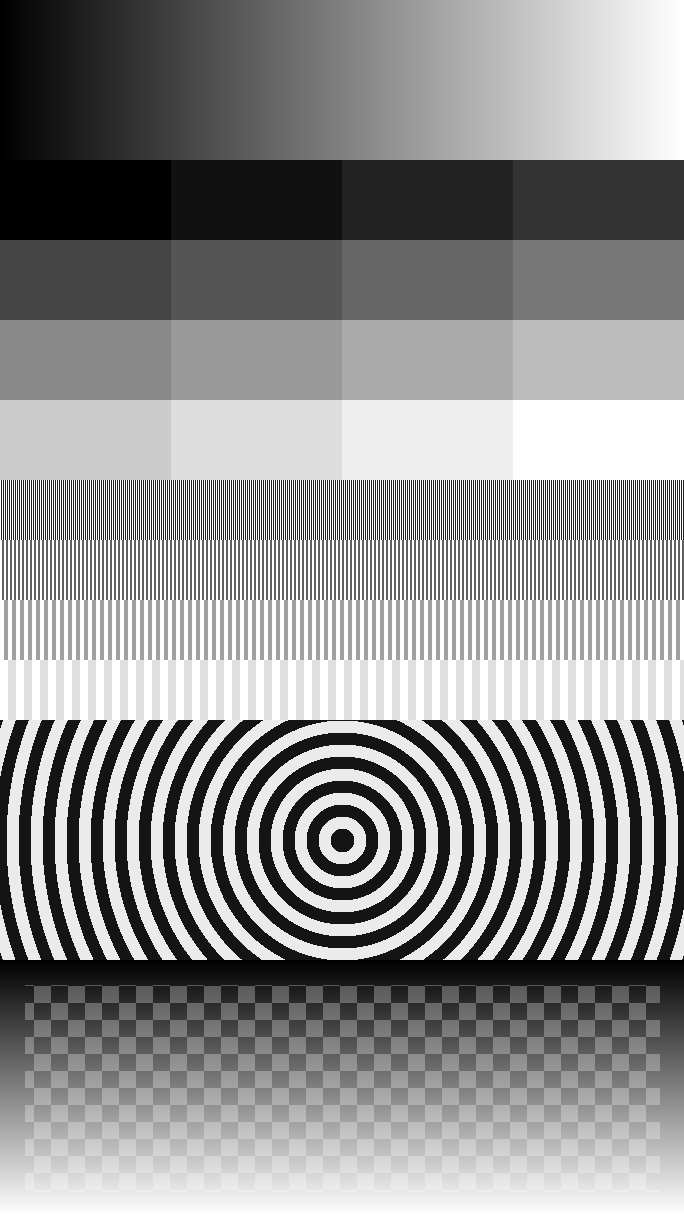
#> input picture main/assets/display-test.png, 684 x 1216 px, given in place of kimiko-logo.png, which was not available
$ python builtin_image_host_test.py
#> lines starting #> are read from the running program, lines starting #| are printed output that depends on the picture
#> further down, source is the input picture: PIL image 684x1216 L; min 0, max 255, mean 142.9
#> in outputs, `lock = Image.new("L", SCREEN, 255)`: lock: PIL image 684x1216 L; every value is 255
### tools/generate_brand_images.py
#!/usr/bin/env python3
# SPDX-FileCopyrightText: 2026 chopper1026
# SPDX-License-Identifier: LicenseRef-Kiikoread-Personal-Study-1.0
"""中文：压缩用户 logo 并生成共用锁屏及默认头像。/ English: Pack the user logo, shared lock art and default avatars."""

import argparse
from io import BytesIO
from pathlib import Path

from PIL import Image, ImageOps

ROOT = Path(__file__).resolve().parents[1]
SOURCE = ROOT / "assets/image/kimiko-logo.png"
SCREEN = (684, 1216)
AVATAR_SIDES = (60, 82)


def gray16(image):
    return image.convert("L").point(lambda value: ((value + 8) // 17) * 17)
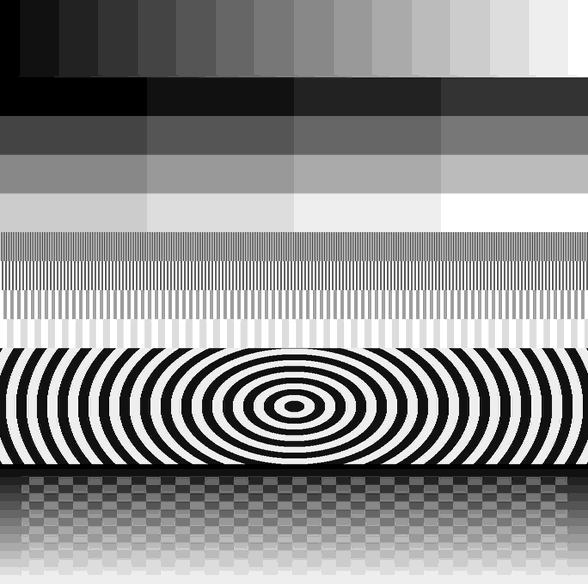
#> returned value: PIL image 588x588 L; min 0, max 255, mean 142.5


def png(image):
    output = BytesIO()
    image.quantize(colors=16, dither=Image.Dither.NONE).save(
        output, format="PNG", bits=4, optimize=True
    )
    return output.getvalue()


def packed(image):
    pixels = gray16(image).tobytes()
    assert image.width % 2 == 0
    # 左像素位于低半字节，与 EPD 绘图契约一致。/ The left pixel uses the low nibble, matching EPD drawing.
    return bytes((left >> 4) | (right & 0xF0) for left, right in zip(pixels[::2], pixels[1::2]))


def outputs(logo):
    lock = Image.new("L", SCREEN, 255)
    mark = gray16(logo.resize((588, 588), Image.Resampling.LANCZOS))
    lock.paste(mark, ((SCREEN[0] - mark.width) // 2, (SCREEN[1] - mark.height) // 2))
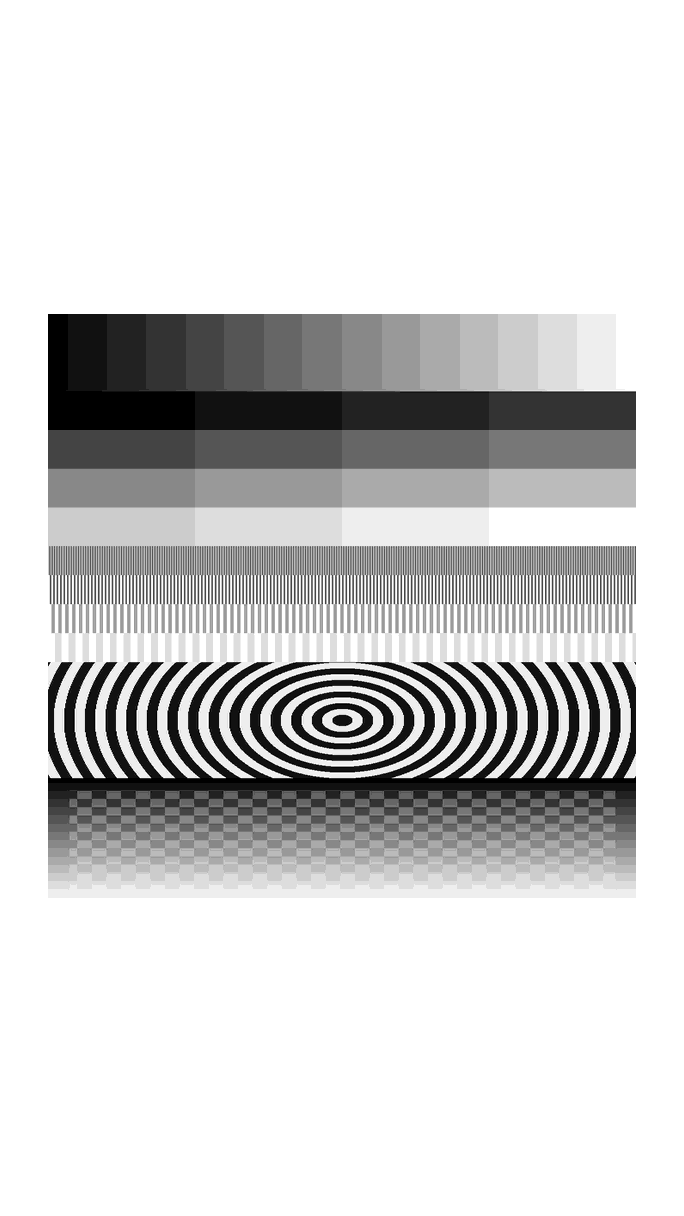
#> lock: PIL image 684x1216 L; min 0, max 255, mean 208.2
    avatars = bytearray()
    for side in AVATAR_SIDES:
        avatar = Image.new("L", (side, side), 255)
        inset = side // 12
        mark = gray16(logo.resize((side - 2 * inset, side - 2 * inset), Image.Resampling.LANCZOS))
        avatar.paste(mark, (inset, inset))
        avatars.extend(packed(avatar))
#> this loop made 2 passes
#> pass 1, in outputs, `mark = gray16(logo.resize((side - 2 * inset, side - 2 * inset), Image...`:
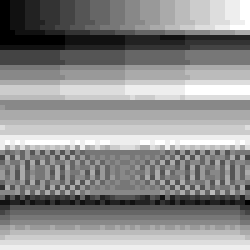
#> mark: PIL image 50x50 L (shown 5 times larger); min 0, max 255, mean 142.4
#> pass 2, in outputs, `mark = gray16(logo.resize((side - 2 * inset, side - 2 * inset), Image...`:
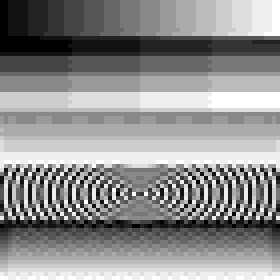
#> mark: PIL image 70x70 L (shown 4 times larger); min 0, max 255, mean 142.5
#> after the loop:
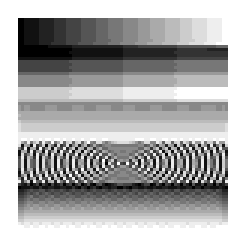
#> avatar: PIL image 82x82 L (shown 3 times larger); min 0, max 255, mean 173
    return {
        ROOT / "assets/image/lock-screen.png": png(lock),
        ROOT / "main/assets/lock_4bpp.bin": packed(lock),
        ROOT / "main/assets/avatar_4bpp.bin": bytes(avatars),
    }


# [25 lines left out: function main, not called in this run]


# [2 lines that do not run on import are left out]

### tools/builtin_image_host_test.py
#!/usr/bin/env python3
# 中文：真实逐行解压与原全屏绘制四方向逐像素对比，覆盖损坏及内存不足。
# English: Compare real row decoding with original full-frame rendering in four rotations, including corruption and OOM.
from io import BytesIO
from pathlib import Path
import struct
import subprocess
import sys
import tempfile
import zlib
from home_cover_cache_host_test import function
from generate_brand_images import SOURCE, outputs
from PIL import Image

ROOT = Path(__file__).resolve().parents[1]
with Image.open(SOURCE) as source:
    for path, data in outputs(source.convert('L')).items():
        if path.suffix == '.png':
            # PNG压缩字节可随zlib变化，解码像素必须一致。/ Compression bytes may vary with zlib; decoded pixels must match.
            with Image.open(path) as actual, Image.open(BytesIO(data)) as expected:
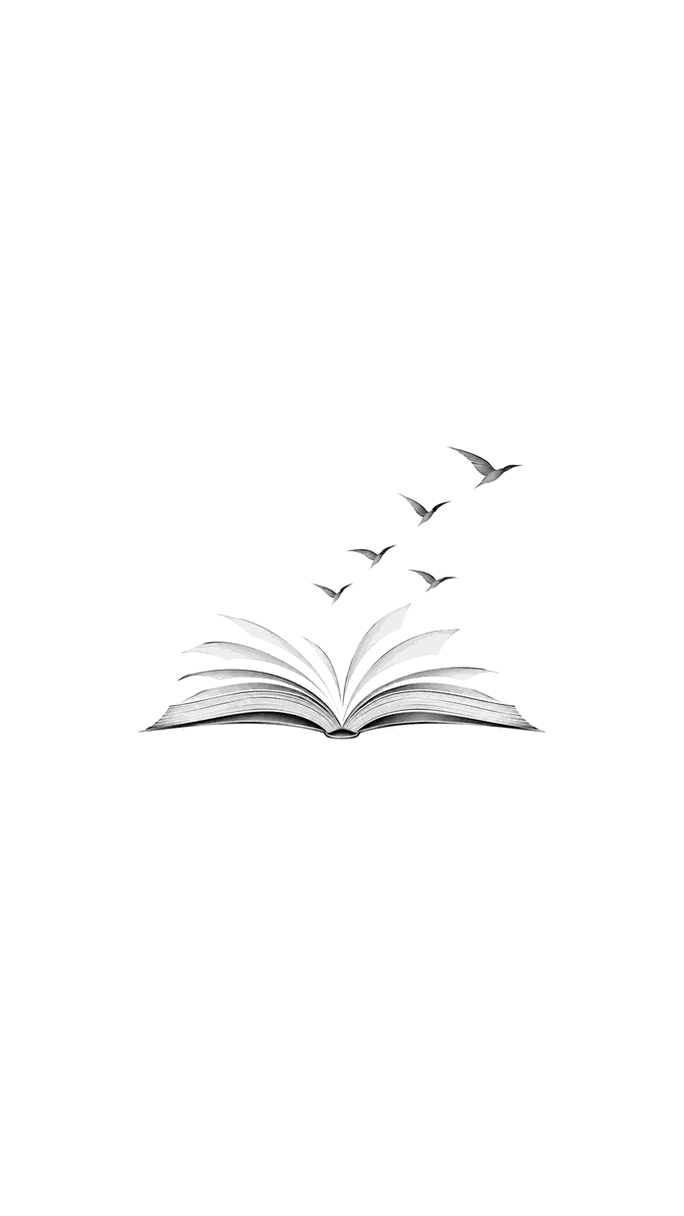
#> input picture assets/image/lock-screen.png, 684 x 1216 px
#> actual is the input picture: PIL image 684x1216 P; min 0, max 255, mean 253.1
                assert actual.size == expected.size, f'Regenerate {path}'
#> (the run stopped early here; a loop or call above may not have finished)
